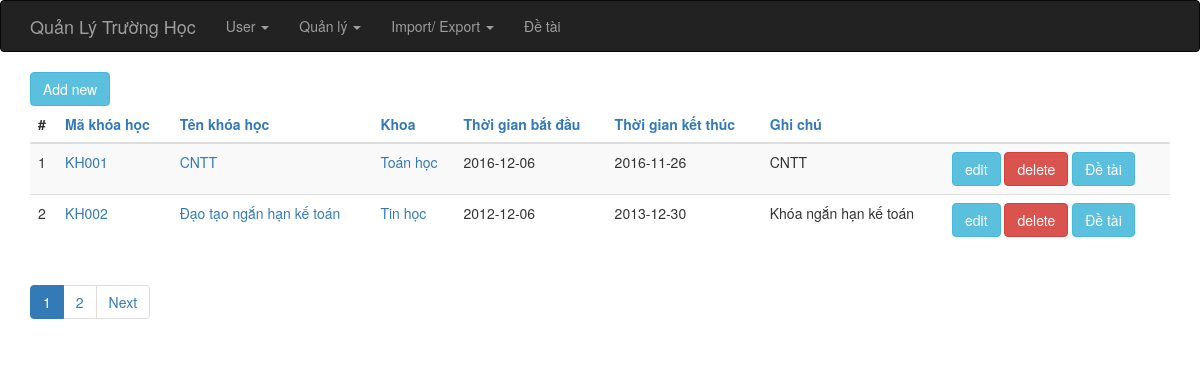
/index.php?op=khoahoc_list, run on the app's committed database.
### tables this page shows
CREATE TABLE IF NOT EXISTS `khoa_hoc` (
  `id` int(6) unsigned NOT NULL AUTO_INCREMENT,
  `ma_khoa_hoc` varchar(255) NOT NULL,
  `ten_khoa_hoc` varchar(255) NOT NULL,
  `khoa_id` int(6) DEFAULT NULL,
  `ghi_chu` varchar(255) DEFAULT NULL,
  `time_start` date DEFAULT NULL,
  `time_end` date DEFAULT NULL,
  PRIMARY KEY (`id`)
);

CREATE TABLE IF NOT EXISTS `khoa` (
  `id` int(6) unsigned NOT NULL AUTO_INCREMENT,
  `ten_khoa` varchar(255) NOT NULL,
  PRIMARY KEY (`id`)
);

### index.php (called while the page is built, shortened)
<?php
require_once 'controller/IndexController.php';
$controller = new IndexController();
$controller->handleRequest();
?>

### model/KhoaGateway.php (called while the page is built, shortened)
<?php
class KhoaGateway {
    public function selectAll($order, $start, $limit) {
        $dbOrder =  mysql_real_escape_string($order);
        $dbres = mysql_query("SELECT * FROM khoa ORDER BY $dbOrder ASC limit {$start},{$limit}");
        $data = array();
        while ( ($obj = mysql_fetch_object($dbres)) != NULL ) {
            $data[] = $obj;
        }
        return $data;
    }
}
?>

### model/KhoaService.php (called while the page is built, shortened)
<?php
require_once 'model/KhoaGateway.php';
class KhoaService {
    private $index = NULL;
    private $khoaGateway    = NULL;
    public function __construct() {
        $this->index = new IndexService();
        $this->khoaGateway = new KhoaGateway();
    }
    public function getAll($order, $start, $limit) {
        try {
            $this->index->openDb();
            $res = $this->khoaGateway->selectAll($order, $start, $limit);
            $this->index->closeDb();
            return $res;
        } catch (Exception $e) {
            $this->index->closeDb();
            throw $e;
        }
    }
}
?>

### model/KhoaHocGateway.php (called while the page is built, shortened)
<?php
class KhoaHocGateway {
    public function allRecord() {
        $dbres = mysql_query("SELECT * FROM khoa_hoc");
        return mysql_num_rows($dbres);
    }
    public function selectAll($order, $start, $limit) {
        if ( !isset($order) ) {
            $order = "ma_khoa_hoc";
        }
        $dbOrder =  mysql_real_escape_string($order);
        $dbres = mysql_query("SELECT * FROM khoa_hoc ORDER BY $dbOrder ASC limit {$start},{$limit}");
        $data = array();
        while ( ($obj = mysql_fetch_object($dbres)) != NULL ) {
            $data[] = $obj;
        }
        return $data;
    }
}
?>

### model/KhoaHocService.php (called while the page is built, shortened)
<?php
require_once 'model/KhoaHocGateway.php';
class KhoaHocService {
    private $index = NULL;
    private $khoahocGateway    = NULL;
    public function __construct() {
        $this->index = new IndexService();
        $this->khoahocGateway = new KhoaHocGateway();
    }
    public function totalRecord()
    {
        try {
            $this->index->openDb();
            $res = $this->khoahocGateway->allRecord();
            $this->index->closeDb();
            return $res;
        } catch (Exception $e) {
            $this->index->closeDb();
            throw $e;
        }
    }
    public function getAll($order, $start, $limit) {
        try {
            $this->index->openDb();
            $res = $this->khoahocGateway->selectAll($order, $start, $limit);
            $this->index->closeDb();
            return $res;
        } catch (Exception $e) {
            $this->index->closeDb();
            throw $e;
        }
    }
}
?>

### view/khoahoc/list.php (the view)
<?php require_once(realpath($_SERVER["DOCUMENT_ROOT"]) .'/school/view/include/header.php');?>
<?php
    $Pagination = new Pagination();
?>
<div class="container">
    <div><a href="index.php?op=khoahoc_new" class="btn btn-info">Add new</a></div>
    <?php if ( count($data) > 0 ) { ?>
    <table class="table table-striped">
        <thead>
        <tr>
            <th>#</th>
            <th><a href="?op=khoahoc_list&orderby=ma_khoa_hoc">Mã khóa học</a></th>
            <th><a href="?op=khoahoc_list&orderby=ten_khoa_hoc">Tên khóa học</a></th>
            <th><a href="?op=khoahoc_list&orderby=khoa_id">Khoa</a></th>
            <th><a href="?op=khoahoc_list&orderby=time_start">Thời gian bắt đầu</a></th>
            <th><a href="?op=khoahoc_list&orderby=time_end">Thời gian kết thúc</a></th>
            <th><a href="?op=khoahoc_list&orderby=ghi_chu">Ghi chú</a></th>
            <th>&nbsp;</th>
        </tr>
        </thead>
        <tbody>
        <?php $i = 0; foreach ($data as $item): $i++;?>
            <tr>
                <td><?php echo $i;?></td>
                <td><a href="index.php?op=khoahoc_show&id=<?php echo $item->id; ?>"><?php echo $item->ma_khoa_hoc; ?></a></td>
                <td><a href="index.php?op=khoahoc_show&id=<?php echo $item->id; ?>"><?php echo $item->ten_khoa_hoc; ?></a></td>
                <td>
                    <a href="index.php?op=khoa_show&id=<?php echo $item->khoa_id; ?>">
                        <?php foreach ($khoaList as $khoa) {
                            if ( $item->khoa_id == $khoa->id ) {
                                echo $khoa->ten_khoa;
                            }
                        }; ?>
                    </a></td>
                <td><?php echo $item->time_start; ?></td>
                <td><?php echo $item->time_end; ?></td>
                <td><?php echo $item->ghi_chu; ?></td>
                <td>
                    <a href="index.php?op=khoahoc_edit&id=<?php echo $item->id; ?>" class="btn btn-info">edit</a>
                    <a href="index.php?op=khoahoc_delete&id=<?php echo $item->id; ?>" class="btn btn-danger" onclick="return checkDel()">delete</a>
                    <a href="index.php?op=khoahoc_detai&id=<?php echo $item->id; ?>" class="btn btn-info">Đề tài</a>
                </td>
            </tr>
        <?php endforeach; ?>
        </tbody>
    </table>
    <ul class="pagination">
        <?php echo $Pagination->listPages($totalPages); ?>
    </ul>
    <?php } else { ?>
        <h5>Empty list.</h5>
    <?php } ?>
</div>
<?php require_once(realpath($_SERVER["DOCUMENT_ROOT"]) .'/school/view/include/footer.php');?>

### data on the page
khoa_hoc: ma_khoa_hoc "KH001", ten_khoa_hoc "CNTT", time_start "2016-12-06", time_end "2016-11-26", ghi_chu "CNTT"
khoa: ten_khoa "Toán học"
khoa_hoc: ma_khoa_hoc "KH002", ten_khoa_hoc "Đạo tạo ngắn hạn kế toán", time_start "2012-12-06", time_end "2013-12-30", ghi_chu "Khóa ngắn hạn kế toán"
khoa: ten_khoa "Tin học"
